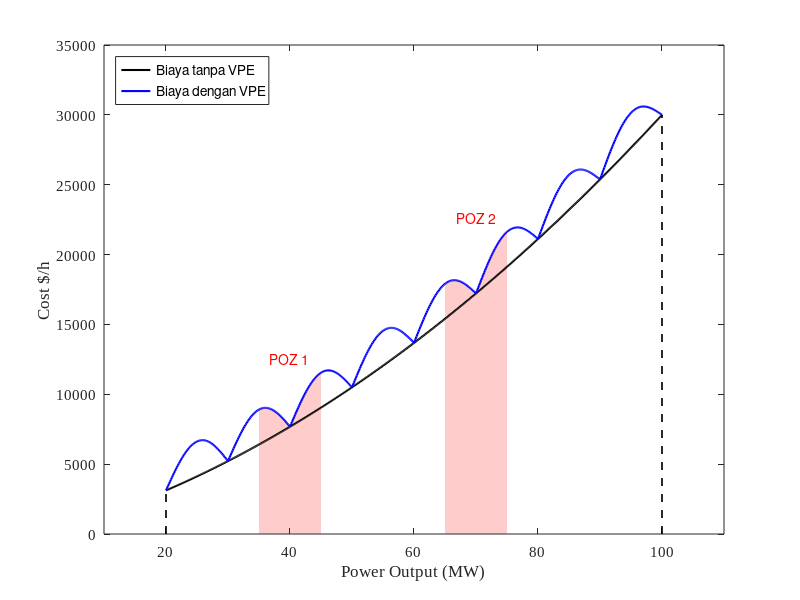

The MATLAB source for this figure: (Note: this script raises an error after producing the figure.)
% Bersihkan environment
clear; clc;

% Rentang output daya (MW)
P = linspace(20, 100, 500);

% Koefisien fungsi biaya kuadratik
a = 1.8;  % Koefisien kuadrat
b = 120;  % Koefisien linear
c = 0;    % Konstanta

% Koefisien efek valve-point (VPE)
e = 2500;        % Amplitudo ripple
f = 0.1 * pi;    % Frekuensi ripple

% Fungsi biaya dasar dan dengan VPE
Cost_base = a * P.^2 + b * P + c;
Cost_vpe = Cost_base + e * abs(sin(f * (P - 20)));

% Batas daya
Pmin = 20;
Pmax = 100;
Cost_min = a * Pmin^2 + b * Pmin + c;
Cost_max = a * Pmax^2 + b * Pmax + c;

% Prohibited Operating Zones (POZ)
POZ = [35 45; 65 75];  % Dua zona: 35-45 MW dan 65-75 MW

% Plot kurva biaya
figure;
hold on;

% Plot shading dan label untuk POZ (tidak masuk legend)
for i = 1:size(POZ, 1)
    x1 = POZ(i, 1);
    x2 = POZ(i, 2);
    P_poz = linspace(x1, x2, 100);
    Cost_poz = a * P_poz.^2 + b * P_poz + c + e * abs(sin(f * (P_poz - 20)));
    fill([P_poz fliplr(P_poz)], [Cost_poz zeros(size(Cost_poz))], ...
        [1 0 0], 'FaceAlpha', 0.2, 'EdgeColor', 'none');
    
    % Label POZ
    text(mean([x1 x2]), max(Cost_poz)+1000, sprintf('POZ %d', i), ...
        'HorizontalAlignment', 'center', 'FontSize', 10, 'Color', 'r');
end

% Plot kurva biaya
h1 = plot(P, Cost_base, 'k', 'LineWidth', 1.5);   % Simpan handle untuk legend
h2 = plot(P, Cost_vpe, 'b', 'LineWidth', 1.5);

% Garis vertikal Pmin dan Pmax
plot([Pmin Pmin], [0 Cost_min], 'k--', 'LineWidth', 1.2);
plot([Pmax Pmax], [0 Cost_max], 'k--', 'LineWidth', 1.2);

% Legend hanya untuk garis biaya
legend([h1, h2], {'Biaya tanpa VPE', 'Biaya dengan VPE'}, 'Location', 'northwest');

% Label sumbu
xlabel('Power Output (MW)', 'FontSize', 11);
ylabel('Cost $/h', 'FontSize', 11);

% Batas sumbu
xlim([10 110]);
ylim([0 3.5e4]);

% Format tampilan
set(gca, 'FontName', 'Times New Roman', 'FontSize', 11);
box on;

% Anotasi panah (opsional)
ax = gca;
Pmin_norm = (Pmin - ax.XLim(1)) / diff(ax.XLim);
Pmax_norm = (Pmax - ax.XLim(1)) / diff(ax.XLim);
Cmin_norm = (Cost_min - ax.YLim(1)) / diff(ax.YLim);
Cmax_norm = (Cost_max - ax.YLim(1)) / diff(ax.YLim);
